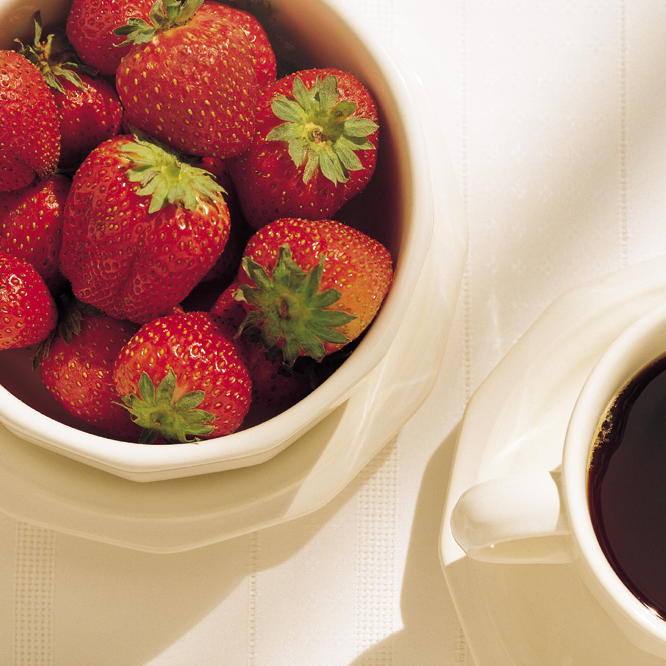
#> input picture 6-4/Fig0631(a).tif, 666 x 666 px
$ python 6-4.py
#> lines starting #> are read from the running program, lines starting #| are printed output that depends on the picture; after the words box and inside, x2 and y2 are one past the last pixel; in counts of white or black regions, pixels touching at a corner belong together
import numpy as np
import cv2 as cv
from matplotlib import pyplot as plt
img = cv.imread('Fig0631(a).tif', cv.IMREAD_UNCHANGED)
#> img is the input picture: shape (666, 666, 3); mean B, G, R 126.5, 145.9, 186.3
assert img is not None, "file could not be read, check with os.path.exists()"
gray = cv.cvtColor(img,cv.COLOR_BGR2GRAY)
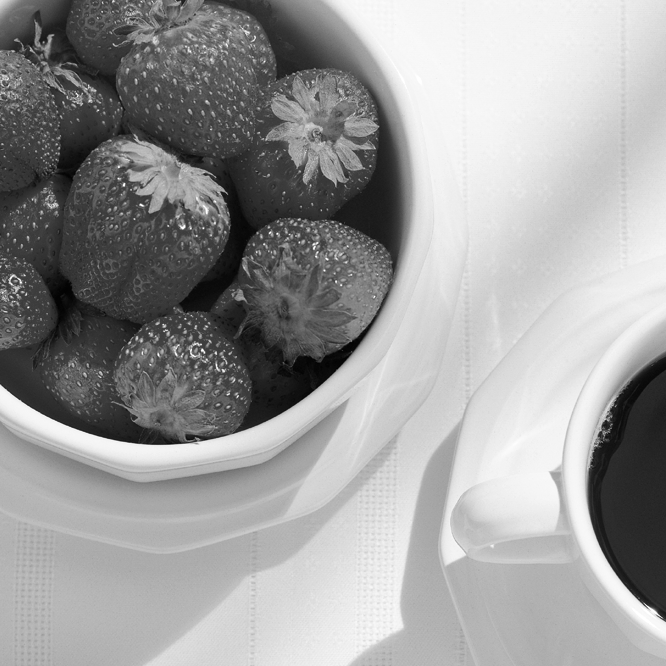
#> gray: shape (666, 666); min 2, max 255, mean 155.7
ret, thresh = cv.threshold(gray,0,255,cv.THRESH_BINARY_INV+cv.THRESH_OTSU)
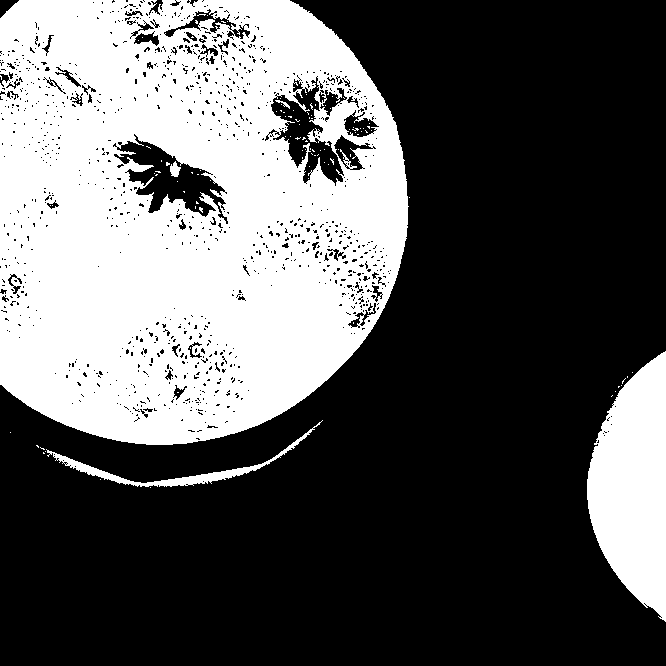
#> thresh: shape (666, 666); 36.1% white; 106 white regions (101 under 20 px), largest, box (x1, y1, x2, y2) and area: (0, 0, 409, 445) 143099, (587, 351, 666, 622) 14814, (46, 420, 323, 487) 1697, (170, 161, 181, 177) 110, (275, 100, 290, 109) 40
#> ret = 136

cv.imwrite('output.tif', img)

# Plot the original image and its histogram
fig, axs = plt.subplots(2, 2, figsize=(10, 10))
axs[0, 0].imshow(img, cmap='gray')
axs[0, 0].set_title('Original Image')
axs[0, 1].imshow(gray, cmap='gray')
axs[0, 1].set_title('Grayscale')

# Plot the equalized image and its histogram
axs[1, 0].imshow(thresh, cmap='gray')
axs[1, 0].set_title('Threshold Image')

# Show the plots
plt.show()
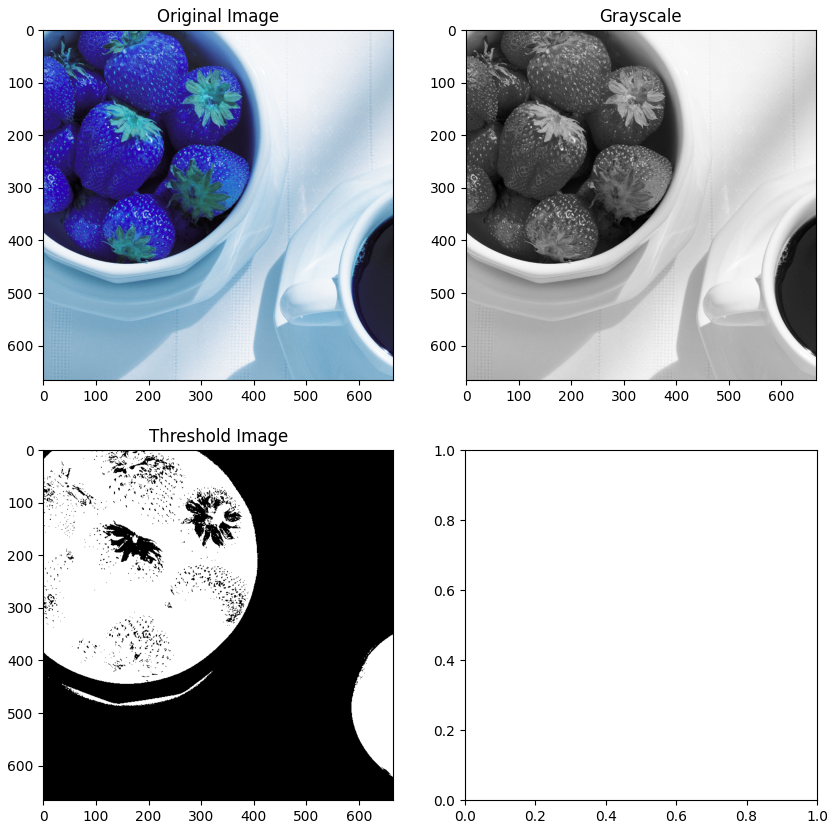
#> figure drawn by matplotlib, 3 panels; B, G, R data is drawn as R, G, B
